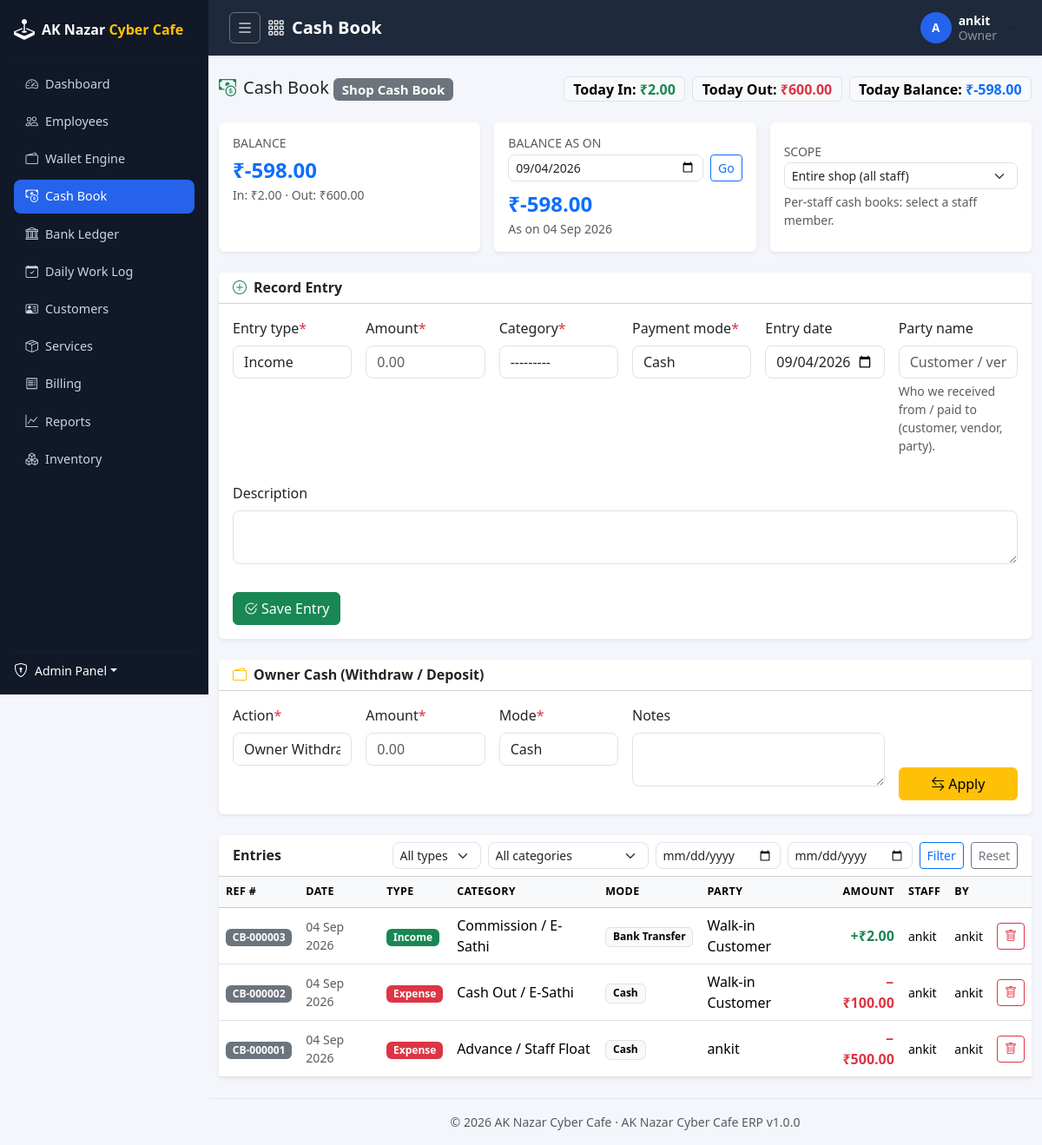
Page /finance/cashbook/ (signed in) on the earlier database version.
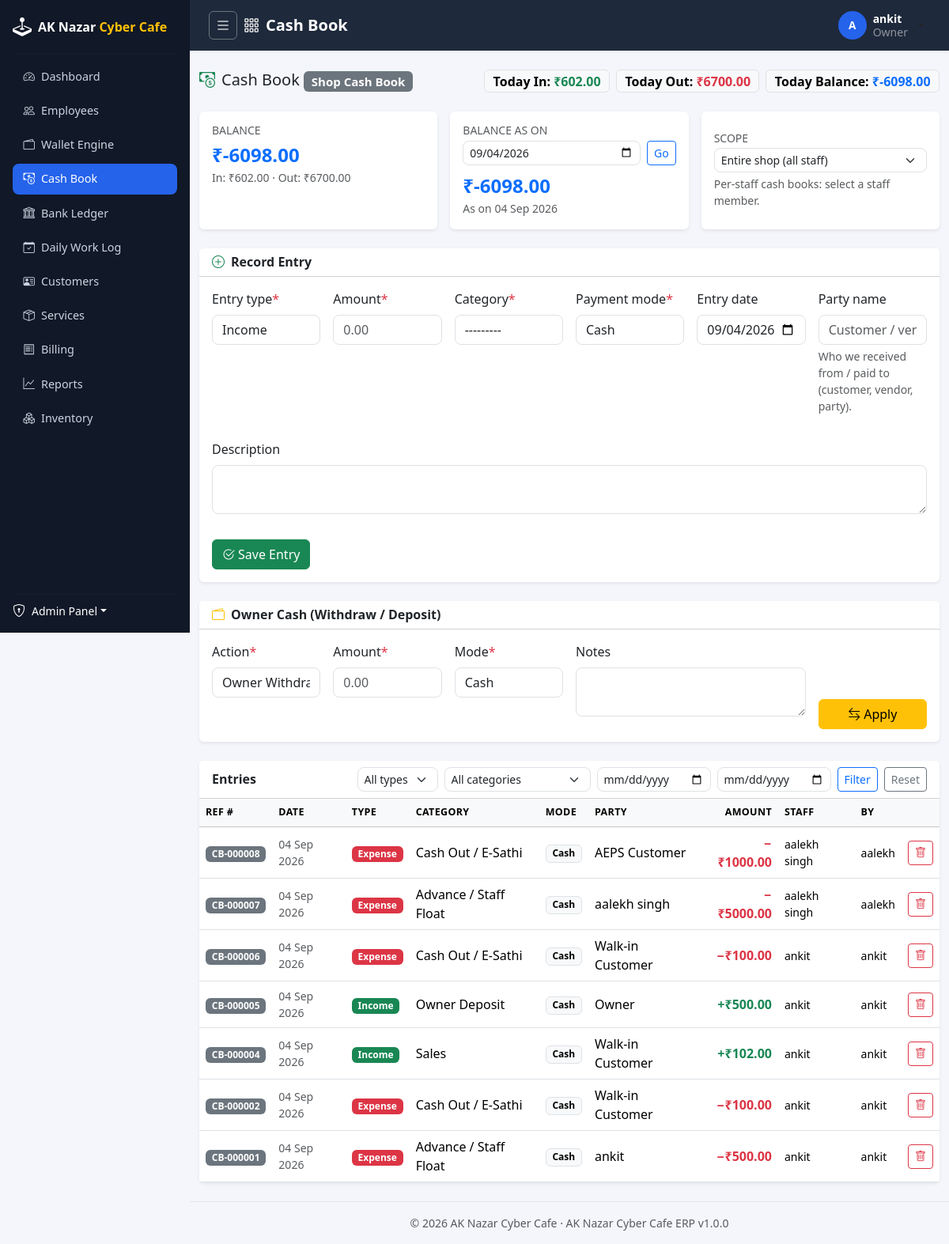
Same page on the later database version.
### apps/finance/models/cashbook.py (models this page shows, shortened)
class CashBookEntry(BaseModel):
    entry_date = models.DateField(default=date.today, db_index=True)
    entry_type = models.CharField(max_length=10, choices=CashEntryType.choices, db_index=True)
    category = models.CharField(max_length=30, choices=CashEntryCategory.choices)
    payment_mode = models.CharField(
        max_length=20,
        choices=PaymentMode.choices,
        default=PaymentMode.CASH,
        db_index=True,
    )
    amount = money_field()
    reference_number = models.CharField(max_length=30, unique=True, editable=False, db_index=True)
    party_name = models.CharField(
        max_length=150, blank=True,
        help_text="Who we received from / paid to (customer, vendor, party).",
    )
    description = models.TextField(blank=True)
    staff = models.ForeignKey(
        Employee,
        on_delete=models.SET_NULL,
        null=True,
        blank=True,
        related_name="cash_entries",
        help_text="Responsible staff member — the entry is maintained in their cash book.",
    )
    class Meta:
        ordering = ["-entry_date", "-created_at"]
        verbose_name = "Cash Book Entry"
        verbose_name_plural = "Cash Book Entries"
        indexes = [
            models.Index(fields=["entry_date", "entry_type"]),
            models.Index(fields=["staff", "entry_date"]),
        ]
        permissions = [
            ("add_cashbookincome", "Can add cash book income entries"),
            ("add_cashbookexpense", "Can add cash book expense entries"),
            ("withdraw_shop_cash", "Can withdraw cash from the shop cash book"),
        ]

### apps/employees/models/employee.py (models this page shows, shortened)
class Employee(BaseModel):
    user = models.OneToOneField(
        settings.AUTH_USER_MODEL,
        on_delete=models.CASCADE,
        related_name="employee",
        help_text="Login account this employee profile belongs to.",
    )
    employee_code = models.CharField(max_length=20, unique=True, editable=False, db_index=True)
    full_name = models.CharField(max_length=150)
    role = models.CharField(max_length=30, choices=Role.choices, default=Role.STAFF, db_index=True)
    status = models.CharField(
        max_length=30,
        choices=EmploymentStatus.choices,
        default=EmploymentStatus.ACTIVE,
        db_index=True,
    )
    gender = models.CharField(max_length=10, choices=Gender.choices, blank=True)
    date_of_birth = models.DateField(null=True, blank=True)
    date_of_joining = models.DateField(null=True, blank=True)
    personal_phone = models.CharField(max_length=15, blank=True)
    personal_email = models.EmailField(blank=True)
    emergency_contact_name = models.CharField(max_length=150, blank=True)
    emergency_contact_phone = models.CharField(max_length=15, blank=True)
    address_line = models.CharField(max_length=255, blank=True)
    city = models.CharField(max_length=100, blank=True)
    state = models.CharField(max_length=100, blank=True)
    pincode = models.CharField(max_length=10, blank=True)
    id_proof_type = models.CharField(max_length=20, choices=IdProofType.choices, blank=True)
    id_proof_number = models.CharField(max_length=50, blank=True)
    photo = models.ImageField(upload_to="employees/photos/", blank=True, null=True)
    notes = models.TextField(blank=True)
    hourly_rate = money_field(default=0, blank=True)
    can_create_bills = models.BooleanField(
        default=False,
        db_index=True,
        help_text="Grant counter billing & invoice creation access regardless of base role.",
    )
    class Meta:
        ordering = ["-created_at"]
        verbose_name = "Employee"
        verbose_name_plural = "Employees"
        indexes = [
            models.Index(fields=["role", "status"]),
        ]
    def get_full_name(self) -> str:
        return self.full_name

### apps/accounts/models/user.py (models this page shows, shortened)
class User(BaseModel, AbstractBaseUser, PermissionsMixin):
    username = models.CharField(max_length=150, unique=True, db_index=True)
    email = models.EmailField(unique=True, null=True, blank=True, db_index=True)
    phone = models.CharField(max_length=15, unique=True, null=True, blank=True)
    first_name = models.CharField(max_length=100, blank=True)
    last_name = models.CharField(max_length=100, blank=True)
    is_staff = models.BooleanField(default=False)
    date_joined = models.DateTimeField(auto_now_add=True)
    objects = UserManager()
    USERNAME_FIELD = "username"
    REQUIRED_FIELDS = []
    class Meta:
        ordering = ["-date_joined"]
        verbose_name = "User"
        verbose_name_plural = "Users"
    def get_full_name(self):
        full_name = " ".join(part for part in (self.first_name, self.last_name) if part).strip()
        return full_name or self.username
    def get_short_name(self):
        return self.first_name or self.username

### apps/finance/views/cashbook.py (the view, shortened to what this page needs)
# urls.py: path("cashbook/", cashbook_views.CashBookListView.as_view(), name="cashbook_list"),
class CashBookListView(LoginRequiredMixin, PermissionRequiredMixin, ListView):
    permission_required = "finance.view_cashbookentry"
    template_name = "finance/cashbook_list.html"
    context_object_name = "entries"
    paginate_by = 25
    def can_view_shop(self):
        return self.request.user.is_superuser or self.request.user.has_perm("finance.withdraw_shop_cash")
    def effective_staff(self):
        if self.can_view_shop():
            staff_id = self.request.GET.get("staff")
            if staff_id:
                return get_object_or_404(Employee, id=staff_id)
            return None
        return getattr(self.request.user, "employee", None)
    def get_queryset(self):
        form = CashBookFilterForm(self.request.GET)
        filters = {"staff": self.effective_staff()}
        if form.is_valid():
            filters.update(
                {
                    "entry_type": form.cleaned_data.get("entry_type"),
                    "category": form.cleaned_data.get("category"),
                    "from_date": form.cleaned_data.get("from_date"),
                    "to_date": form.cleaned_data.get("to_date"),
                    "q": self.request.GET.get("q", ""),
                }
            )
        return CashBookSelector.list_entries(filters)
    def get_context_data(self, **kwargs):
        context = super().get_context_data(**kwargs)
        staff = self.effective_staff()
        request = self.request
        context["page_title"] = "Cash Book"
        context["filter_form"] = CashBookFilterForm(request.GET)
        context["staff"] = staff
        context["staff_label"] = staff.get_full_name() if staff else "Shop Cash Book"
        context["can_view_shop"] = self.can_view_shop()
        context["staff_list"] = Employee.objects.filter(
            status=EmploymentStatus.ACTIVE
        ).order_by("full_name") if self.can_view_shop() else []
        context["balance"] = CashBookSelector.balance(staff=staff)
        context["income_total"] = CashBookSelector.income_total(staff=staff)
        context["expense_total"] = CashBookSelector.expense_total(staff=staff)
        today = date.today()
        context["today"] = today
        context["today_income"] = CashBookSelector.income_total(from_date=today, to_date=today, staff=staff)
        context["today_expense"] = CashBookSelector.expense_total(from_date=today, to_date=today, staff=staff)
        context["today_net"] = context["today_income"] - context["today_expense"]
        as_on = request.GET.get("as_on")
        try:
            as_on_date = date.fromisoformat(as_on) if as_on else today
        except ValueError:
            as_on_date = today
        context["as_on"] = as_on_date
        context["as_on_balance"] = CashBookSelector.balance_on(as_on_date, staff=staff)
        can_add_income = request.user.has_perm("finance.add_cashbookincome")
        can_add_expense = request.user.has_perm("finance.add_cashbookexpense")
        context["can_add_income"] = can_add_income
        context["can_add_expense"] = can_add_expense
        allowed_types = []
        if can_add_income:
            allowed_types.append("INCOME")
        if can_add_expense:
            allowed_types.append("EXPENSE")
        if allowed_types:
            context["entry_form"] = CashBookEntryForm(allowed_entry_types=tuple(allowed_types))
        context["owner_cash_form"] = OwnerCashForm() if request.user.has_perm("finance.withdraw_shop_cash") else None
        return context

### apps/finance/forms/cashbook.py
class CashBookFilterForm(forms.Form):
    entry_type = forms.ChoiceField(
        required=False,
        choices=[("", "All types"), ("INCOME", "Income"), ("EXPENSE", "Expense")],
        widget=forms.Select(attrs={"class": "form-select form-select-sm"}),
    )
    category = forms.ChoiceField(
        required=False,
        choices=[("", "All categories")] + list(CashEntryCategory.choices),
        widget=forms.Select(attrs={"class": "form-select form-select-sm"}),
    )
    from_date = forms.DateField(
        required=False,
        widget=forms.DateInput(attrs={"type": "date", "class": "form-control form-control-sm"}),
    )
    to_date = forms.DateField(
        required=False,
        widget=forms.DateInput(attrs={"type": "date", "class": "form-control form-control-sm"}),
    )

### apps/common/context_processors.py (called while the page is built)
def erp_context(request):
    return {
        "ERP_APP_NAME": settings.ERP_APP_NAME,
        "ERP_APP_VERSION": settings.ERP_APP_VERSION,
        "ERP_COMPANY_NAME": settings.ERP_COMPANY_NAME,
        "ERP_COMPANY_ADDRESS": settings.ERP_COMPANY_ADDRESS,
    }

### apps/common/managers.py (called while the page is built)
    def get_queryset(self):
        return super().get_queryset().filter(deleted_at__isnull=True)

### templates/finance/cashbook_list.html (shortened to what the changed rows need)
{% extends "base.html" %}
{% load erp_tags %}
{% block content %}
<div class="d-flex flex-wrap align-items-center justify-content-between gap-2 mb-4">
    <div class="d-flex flex-wrap gap-2">
        <span class="badge text-bg-light border fs-6">Today In: <strong class="text-success">{{ today_income|inr }}</strong></span>
        <span class="badge text-bg-light border fs-6">Today Out: <strong class="text-danger">{{ today_expense|inr }}</strong></span>
        <span class="badge text-bg-light border fs-6">Today Balance: <strong class="text-primary">{{ today_net|inr }}</strong></span>
    </div>
</div>
<div class="row g-3 mb-4">
    <div class="col-md-4">
        <div class="card border-0 shadow-sm h-100">
            <div class="card-body">
                <h6 class="text-muted small text-uppercase mb-1">Balance</h6>
                <div class="fs-4 fw-bold text-primary">{{ balance|inr }}</div>
                <div class="small text-muted">In: {{ income_total|inr }} &middot; Out: {{ expense_total|inr }}</div>
            </div>
        </div>
    </div>
    <div class="col-md-4">
        <div class="card border-0 shadow-sm h-100">
            <div class="card-body">
                <h6 class="text-muted small text-uppercase mb-1">Balance as on</h6>
                <form method="get" class="d-flex gap-2 align-items-center">
                    <input type="date" name="as_on" value="{{ as_on|date:'Y-m-d' }}" class="form-control form-control-sm">
                    <button class="btn btn-sm btn-outline-primary">Go</button>
                </form>
                <div class="fs-4 fw-bold text-primary mt-2">{{ as_on_balance|inr }}</div>
                <div class="small text-muted">As on {{ as_on|date:"d M Y" }}</div>
            </div>
        </div>
    </div>
</div>
<div class="card shadow-sm border-0">
    <div class="card-header bg-white d-flex align-items-center justify-content-between flex-wrap gap-2">
        <form method="get" class="d-flex flex-wrap gap-2 align-items-center">
            {% for field in filter_form %}
                <div class="form-group mb-0">{{ field }}</div>
            {% endfor %}
        </form>
    </div>
    <div class="table-responsive">
        <table class="table table-hover align-middle mb-0">
            <thead class="table-light">
                <tr>
                    <th scope="col">Ref #</th>
                    <th scope="col">Date</th>
                    <th scope="col">Type</th>
                    <th scope="col">Category</th>
                    <th scope="col">Mode</th>
                    <th scope="col">Party</th>
                    <th scope="col" class="text-end">Amount</th>
                    <th scope="col">Staff</th>
                    <th scope="col">By</th>
                    {% if perms.finance.delete_cashbookentry %}<th scope="col"></th>{% endif %}
                </tr>
            </thead>
            <tbody>
                {% for entry in entries %}
                    <tr>
                        <td><span class="badge text-bg-secondary">{{ entry.reference_number }}</span></td>
                        <td class="small text-muted">{{ entry.entry_date|date:"d M Y" }}</td>
                        <td>
                            <span class="badge text-bg-{% if entry.entry_type == 'INCOME' %}success{% else %}danger{% endif %}">
                                {{ entry.get_entry_type_display }}
                            </span>
                        </td>
                        <td>{{ entry.get_category_display }}</td>
                        <td><span class="badge text-bg-light border">{{ entry.get_payment_mode_display }}</span></td>
                        <td>{{ entry.party_name|default:"—" }}</td>
                        <td class="text-end fw-semibold {% if entry.entry_type == 'INCOME' %}text-success{% else %}text-danger{% endif %}">
                            {% if entry.entry_type == 'INCOME' %}+{% else %}−{% endif %}{{ entry.amount|inr }}
                        </td>
                        <td class="small">{{ entry.staff.get_full_name|default:"—" }}</td>
                        <td class="small">{{ entry.created_by.get_full_name|default:"—" }}</td>
                        {% if perms.finance.delete_cashbookentry %}
                            <td class="text-end">
                                <form method="post" action="{% url 'finance:cashbook_delete' entry.pk %}" onsubmit="return confirm('Delete entry {{ entry.reference_number }}?')">
                                    <button class="btn btn-sm btn-outline-danger"><i class="bi bi-trash"></i></button>
                                </form>
                            </td>
                        {% endif %}
                    </tr>
                {% endfor %}
            </tbody>
        </table>
    </div>
</div>
{% endblock %}

Differences in the rows shown:
removed CashBookEntry: reference_number "CB-000003", entry_date "04 Sep 2026", entry_type "Income", category "Commission / E-Sathi", payment_mode "Bank Transfer", party_name "Walk-in Customer", amount|inr "₹2.00", staff.get_full_name "ankit", created_by.get_full_name "ankit"
added CashBookEntry: reference_number "CB-000008", entry_date "04 Sep 2026", entry_type "Expense", category "Cash Out / E-Sathi", payment_mode "Cash", party_name "AEPS Customer", amount|inr "₹1000.00", staff.get_full_name "aalekh singh", created_by.get_full_name "aalekh"
added CashBookEntry: reference_number "CB-000007", entry_date "04 Sep 2026", entry_type "Expense", category "Advance / Staff Float", payment_mode "Cash", party_name "aalekh singh", amount|inr "₹5000.00", staff.get_full_name "aalekh singh", created_by.get_full_name "aalekh"
added CashBookEntry: reference_number "CB-000006", entry_date "04 Sep 2026", entry_type "Expense", category "Cash Out / E-Sathi", payment_mode "Cash", party_name "Walk-in Customer", amount|inr "₹100.00", staff.get_full_name "ankit", created_by.get_full_name "ankit"
added CashBookEntry: reference_number "CB-000005", entry_date "04 Sep 2026", entry_type "Income", category "Owner Deposit", payment_mode "Cash", party_name "Owner", amount|inr "₹500.00", staff.get_full_name "ankit", created_by.get_full_name "ankit"
now on this page (row edited): CashBookEntry: reference_number "CB-000004", entry_date "04 Sep 2026", entry_type "Income", category "Sales", payment_mode "Cash", party_name "Walk-in Customer", amount|inr "₹102.00", staff.get_full_name "ankit", created_by.get_full_name "ankit"
Other differences:
{{ today_income|inr }}: "₹2.00" → "₹602.00"
{{ today_expense|inr }}: "₹600.00" → "₹6700.00"
{{ today_net|inr }}: "₹-598.00" → "₹-6098.00"
{{ balance|inr }}: "₹-598.00" → "₹-6098.00"
{{ income_total|inr }}: "₹2.00" → "₹602.00"
{{ expense_total|inr }}: "₹600.00" → "₹6700.00"
{{ as_on_balance|inr }}: "₹-598.00" → "₹-6098.00"
